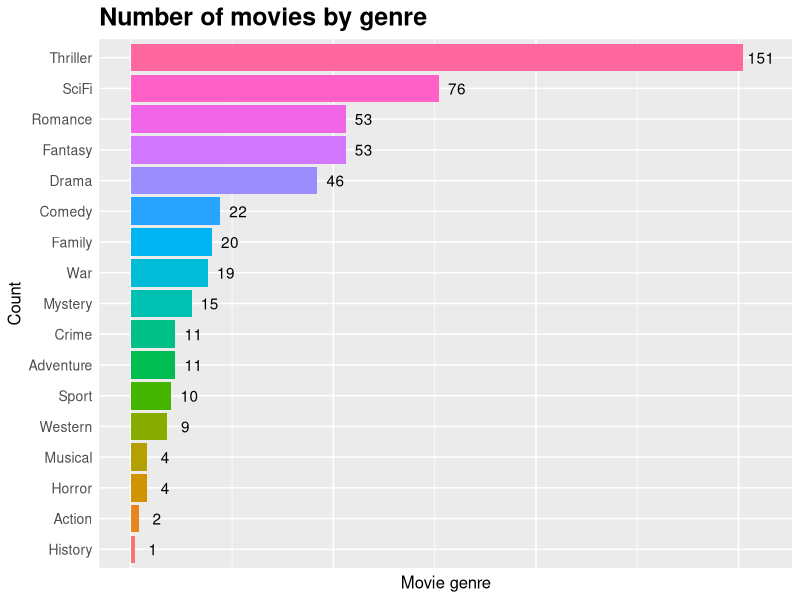
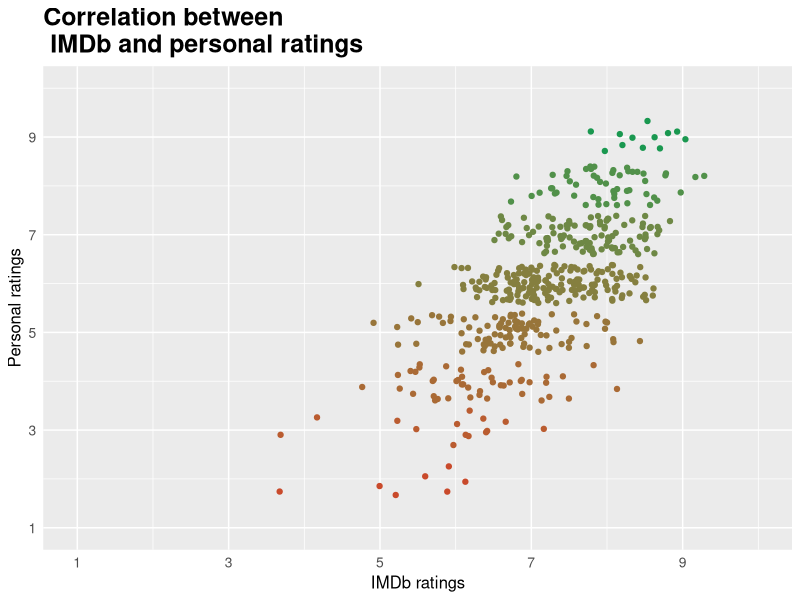

Generate these figures, in order, with R:
## ---- chunk 1
knitr::opts_chunk$set(echo = TRUE)
require(readr)
require(dplyr)
require(ggplot2)
## ---- chunk 2
## Set working directory
setwd("/Users/mariocatuogno/Dropbox/Github/IMDb")
## Import cleansed data
data <- read.csv("data/clean_data.csv")
## Check the structure of the dataset
str(data)
## ---- chunk 3

## ---- chunk 4
# Create data frame with frequencies for each movie genre
movie_genre <- c("Action", "Adventure", "Crime", "Drama", "Comedy", "Family",   
                 "Fantasy", "History", "Horror", "Musical", "Mystery", "Romance", 
                 "SciFi", "Sport", "Thriller", "War", "Western")
movie_freq <- c(2, 11, 11, 46, 22, 20, 
                53, 1, 4, 4, 15, 53, 
                76, 10, 151, 19, 9)
movie_genre_freq <- data.frame(movie_genre, movie_freq)
rm(movie_genre, movie_freq)
## ---- chunk 5
# Arrange levels of factor by frequency
movie_genre_freq$movie_genre <- factor(movie_genre_freq$movie_genre, levels = movie_genre_freq$movie_genre[order(movie_genre_freq$movie_freq)])
## ---- chunk 6
## P1: Number of movies by genre
p1 <- ggplot(data = movie_genre_freq, aes(x = movie_genre, y = movie_freq, label = movie_freq, fill = movie_genre)) + 
  geom_bar(stat = "identity") + geom_text(nudge_y = 4.5) + coord_flip() +
  labs(x = "Count", y = "Movie genre", title = "Number of movies by genre") +
  theme(plot.title = element_text(face = "bold", size = 18),
        axis.text.x = element_blank(),
        axis.text.y = element_text(size = 10),
        axis.title = element_text(size = 12),
        axis.ticks = element_blank(),
        legend.position = "none", 
        legend.text = element_text(face = "italic", size = 10),
        legend.title = element_blank())
plot(p1)
## ---- chunk 7
# P2: Show the correlation between IMDb ratings and personal ratings
p2 <- ggplot(data = data, aes(x = rating_IMDb, y = rating_personal, colour = rating_personal)) + geom_jitter() +
  scale_y_continuous(limits = c(1,10), breaks = c(1,3,5,7,9)) +
  scale_x_continuous(limits = c(1,10), breaks = c(1,3,5,7,9)) +
  scale_color_continuous(low = "#D73027", high = "#1A9850") +
  labs(x = "IMDb ratings", y = "Personal ratings", title = "Correlation between \n IMDb and personal ratings") +
  theme(plot.title = element_text(face = "bold", size = 18),
        axis.text.x = element_text(size = 10),
        axis.text.y = element_text(size = 10),
        axis.title = element_text(size = 12),
        axis.ticks = element_blank(),
        legend.position = "none", 
        legend.text = element_text(face = "italic", size = 10),
        legend.title = element_blank())
plot(p2)
